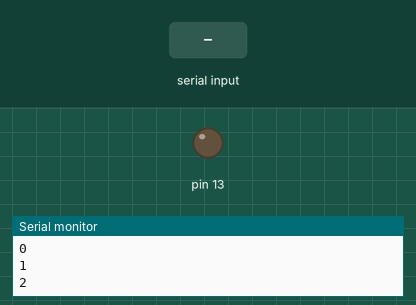
This sketch was run on a simulated Arduino Uno, built with avr-gcc and run on an emulated ATmega328P. On the bench: output pins drawn as LEDs (lit = HIGH), the last lines printed to the serial monitor. The test bench sets the inputs (shaded band).

Above: at 1.2 s.
1.3 s: "1" received over Serial
At 2.2 s:
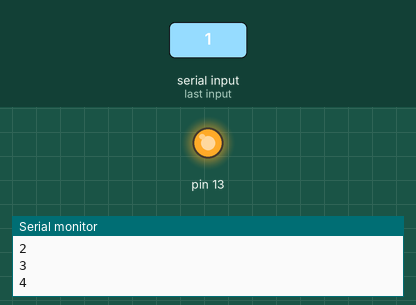
3.0 s: "0" received over Serial
At 3.8 s:
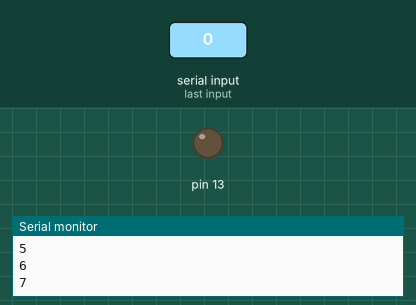
Timing chart, 0 to 6.0 s (numbered marks = the images above; inputs shaded):
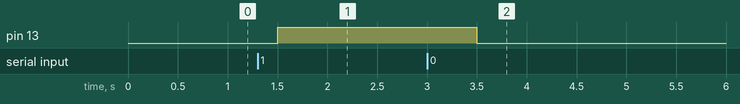

Measured:
- after the input at 1.3 s, pin 13: LOW → HIGH after 0.20 s
- after the input at 3.0 s, pin 13: HIGH → LOW after 0.50 s

The sketch:

arduino_tutorial.ino
```cpp
int input_data;
int output_data = 0;

void setup() {
  // put your setup code here, to run once:
  Serial.begin(9600);
  pinMode(13, OUTPUT);
  digitalWrite(13,LOW);
}

void loop() {
  // put your main code here, to run repeatedly:
  while (Serial.available()) {
    input_data = Serial.read();
  }
  if (input_data == '1') {
    digitalWrite(13, HIGH); // led on
  } else if (input_data == '0') {
    digitalWrite(13, LOW);  // led off
  }
  Serial.println(output_data++);  // 데이터보내기
  delay(500);

}
```
